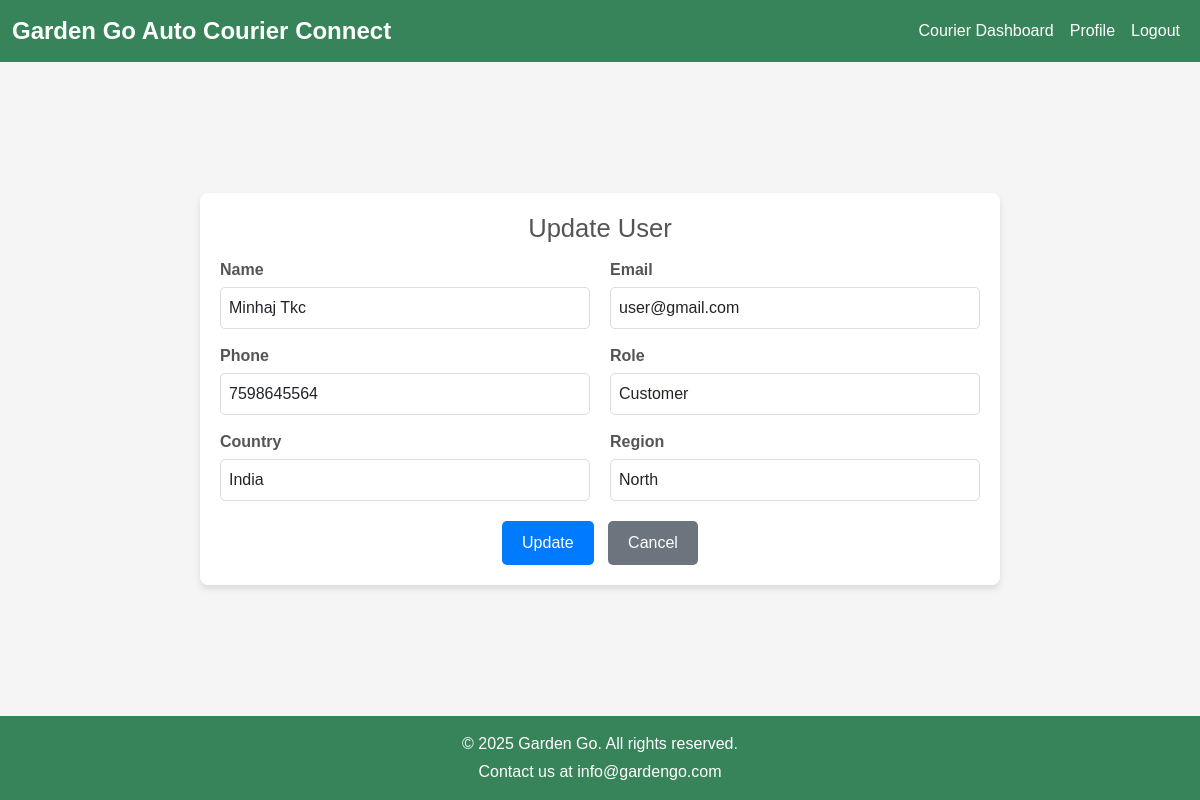
/admin/users/update/2 (signed in), run on the app's committed database.
### models.py (models this page shows, shortened)
class User(db.Model, UserMixin):
    __tablename__ = 'users'
    user_id = db.Column(db.Integer, primary_key=True)
    name = db.Column(db.String(150), nullable=False)
    email = db.Column(db.String(150), unique=True, nullable=False)
    password_hash = db.Column(db.String(256), nullable=False)
    role = db.Column(db.String(50), nullable=False)
    created_at = db.Column(db.DateTime, default=datetime.utcnow)
    profile_updated_at = db.Column(db.DateTime)
    last_login = db.Column(db.DateTime)
    address = db.Column(db.String(300))
    phone_number = db.Column(db.String(15))
    pincode = db.Column(db.String(10))
    region = db.Column(db.String(50))
    country = db.Column(db.String(50), default="India")
    vehicle_info = db.Column(db.String(150))
    vehicle_number = db.Column(db.String(50))
    orders = db.relationship('Order', foreign_keys='Order.user_id', back_populates='user')  # Updated
    assigned_orders = db.relationship('Order', foreign_keys='Order.assigned_to', back_populates='assigned_user')  # New relationship
    carts = db.relationship('Cart', back_populates='user')
    password_resets = db.relationship('PasswordReset', back_populates='user')
    subscriptions = db.relationship('Subscription', back_populates='user')

### admin.py (the view, shortened to what this page needs)
@admin_bp.route('/users/update/<int:user_id>', methods=['GET', 'POST'])
@login_required
def update_user(user_id):
    user = User.query.get_or_404(user_id)
    form = AdminProfileUpdateForm(obj=user)
    return render_template('admin/user_form.html', form=form, action="Update")

### forms.py
class AdminProfileUpdateForm(FlaskForm):
    name = StringField('Name', validators=[DataRequired(), Length(min=2, max=150)])
    email = StringField('Email', validators=[DataRequired(), Email()])
    phone_number = StringField('Phone', validators=[DataRequired(), Length(min=10, max=15)])
    role = SelectField(
        'Role',
        choices=[
            ('Customer', 'Customer'),
            ('Courier', 'Courier'),
            ('Admin', 'Admin')
        ],
        validators=[DataRequired()]
    )
    country = StringField('Country', validators=[Optional(), Length(max=100)])
    region = SelectField(
        'Region',
        choices=[
            ('East', 'East'),
            ('West', 'West'),
            ('North', 'North'),
            ('South', 'South')
        ],
        validators=[Optional()]
    )
    address = TextAreaField('Address', validators=[Length(max=250)])
    pincode = StringField('Pincode', validators=[Optional(), Length(min=6, max=10)])
    vehicle_info = StringField('Vehicle Info', validators=[Length(max=250)])
    vehicle_number = StringField('Vehicle Number', validators=[Length(max=50)])
    submit = SubmitField('Update Admin Profile')

### app.py (called while the page is built)
@login_manager.user_loader
def load_user(user_id):
    return User.query.get(int(user_id))

@app.before_request
def update_last_login():
    if current_user.is_authenticated:
        current_user.last_login = datetime.utcnow()
        db.session.commit()

### templates/admin/user_form.html (shortened to what this page needs)
{% extends "base.html" %}
{% block css %}
<link
  rel="stylesheet"
  href="{{ url_for('static', filename='css/admin/user_form.css') }}"
/>
{% endblock %}
{% block content %}
<div class="user-form-container">
<div class="form-container">
    <h1 class="form-title">{{ action }} User</h1>
    <form method="POST" id="userForm" class="user-form">
        <div class="form-row">
            <div class="form-group">
                {{ form.name.label }}
                {{ form.name(class="form-control") }}
            </div>
            <div class="form-group">
                {{ form.email.label }}
                {{ form.email(class="form-control") }}
            </div>
        </div>
        {% if action != 'Create' %}
        <div class="form-row">
            <div class="form-group">
                {{ form.phone_number.label }}
                {{ form.phone_number(class="form-control") }}
            </div>
            <div class="form-group">
                {{ form.role.label }}
                {{ form.role(class="form-control") }}
            </div>
        </div>
        <div class="form-row customer-fields">
            <div class="form-group">
                {{ form.country.label }}
                {{ form.country(class="form-control") }}
            </div>
            <div class="form-group">
                {{ form.region.label }}
                {{ form.region(class="form-control") }}
            </div>
        </div>
        {% endif %}
        <div class="form-actions">
            <button type="submit" class="btn btn-primary">{{ action }}</button>
            <a href="{{ url_for('admin.list_users') }}" class="btn btn-secondary">Cancel</a>
        </div>
    </form>
</div>
</div>
{% endblock %}

### static/css/base.css (style rules this page uses)
* { box-sizing: border-box; margin: 0; padding: 0; }
body { font-family: Arial, sans-serif; background-color: #f5f5f5; color: #2d3436; }

### static/css/admin/user_form.css (style rules this page uses)
.user-form-container { display: flex; justify-content: center; align-items: center; min-height: calc(100vh - 146px); }
.form-container { max-width: 800px; width: 100%; background: #ffffff; border-radius: 8px; box-shadow: 0 4px 6px rgba(0, 0, 0, 0.1); padding: 20px; }
.form-title { text-align: center; font-size: 1.6rem; margin-bottom: 15px; color: #555; }
.user-form .form-row { display: flex; justify-content: space-between; gap: 20px; margin-bottom: 15px; }
.user-form .form-group { flex: 1; }
.user-form label { display: block; font-weight: bold; margin-bottom: 5px; color: #555; }
.user-form .form-control { width: 100%; padding: 8px; border: 1px solid #ddd; border-radius: 5px; font-size: 1rem; }
.form-actions { text-align: center; margin-top: 20px; }
.btn { display: inline-block; padding: 10px 20px; font-size: 1rem; color: #fff; text-decoration: none; border: none; border-radius: 5px; cursor: pointer; }
.btn-primary { background: #007bff; }
.btn-secondary { background: #6c757d; margin-left: 10px; }

### data on the page
User: name "Minhaj Tkc", email "user@gmail.com", phone_number "7598645564", role "Customer", country "India", region "North"

### other printed values
{{ action }} "Update"
